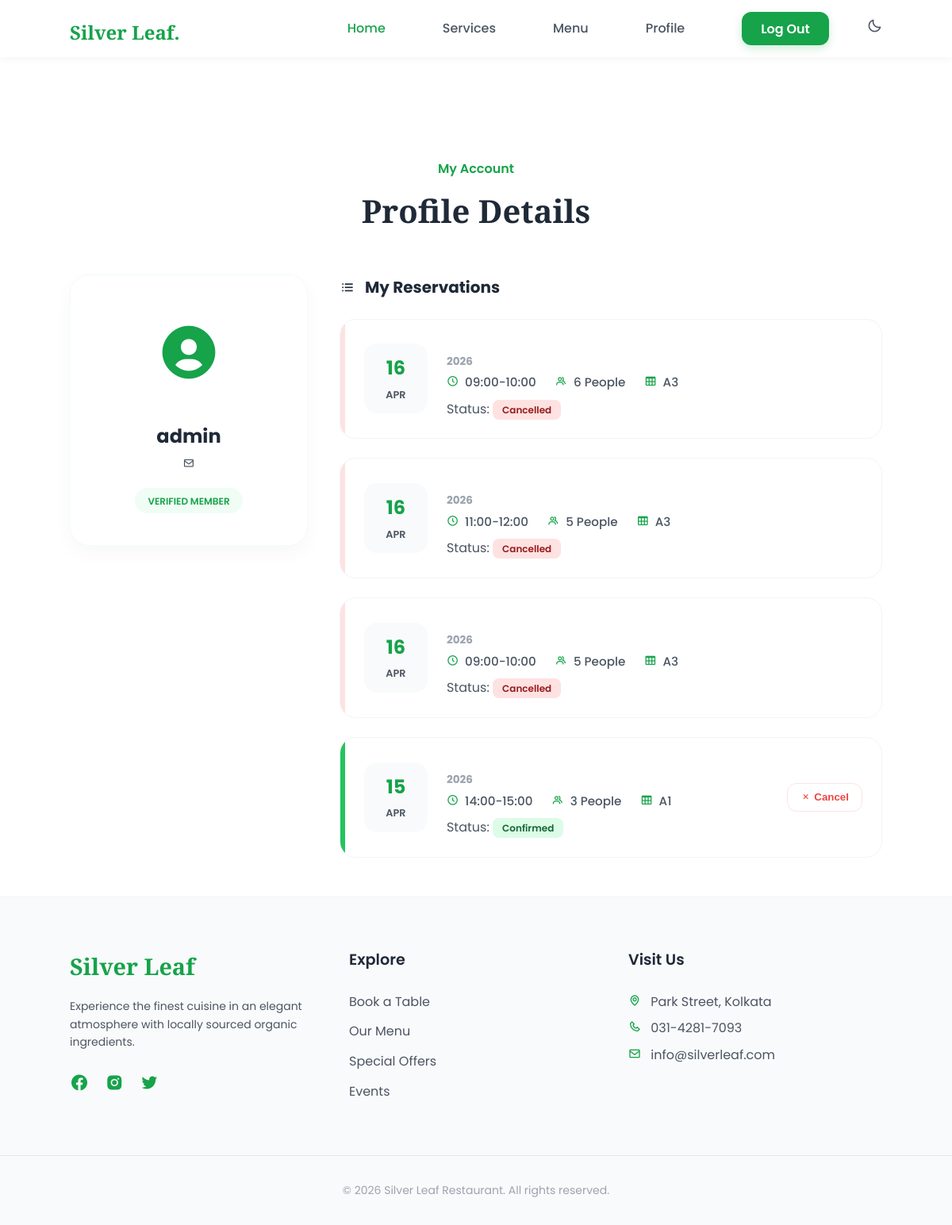
The app's page /profile (signed in) with its own data.
### restaurant/models.py (models this page shows, shortened)
class User(db.Model, UserMixin):
    id = db.Column(db.Integer(), primary_key = True)
    username = db.Column(db.String(length = 30), nullable = False, unique = True)
    fullname = db.Column(db.String(length = 30), nullable = False)
    address = db.Column(db.String(length = 50), nullable = False)
    phone_number = db.Column(db.Integer(), nullable = False)
    password_hash = db.Column(db.String(length = 60), nullable = False)
    bookings = db.relationship('Reservation', backref='customer', lazy=True)
    is_admin = db.Column(db.Boolean, default=False)
    @property
    def password(self):
        return self.password

class Reservation(db.Model):
    id = db.Column(db.Integer, primary_key=True)
    date = db.Column(db.Date, nullable=False)
    time_slot = db.Column(db.String(30), nullable=False)
    guest_count = db.Column(db.Integer(), nullable = False)
    status = db.Column(db.String(20), default='Pending', nullable=False)
    user_id = db.Column(db.Integer, db.ForeignKey('user.id'))
    table_id = db.Column(db.Integer, db.ForeignKey('table.table_id'))

class Table(db.Model):
    table_id = db.Column(db.Integer(), primary_key = True)
    table_name = db.Column(db.String(length = 5), nullable = False)
    capacity = db.Column(db.Integer(), nullable = False)
    all_orders = db.relationship('Reservation', backref='table_info', lazy=True)

### restaurant/routes.py (the view)
@app.route('/profile')
@login_required # Đảm bảo chỉ user đã đăng nhập mới vào được
def profile_page():
    reservations = Reservation.query.filter_by(user_id=current_user.id)\
        .options(joinedload(Reservation.table_info))\
        .order_by(Reservation.date.desc()).all()
    return render_template('profile.html', reservations=reservations)

### restaurant/models.py (called while the page is built)
@login_manager.user_loader
def load_user(user_id):
    return User.query.get(int(user_id))

### restaurant/templates/profile.html (shortened to what this page needs)
{% extends "layout.html" %}
{% block content %}
<section class="profile section bd-container" id="profile">
    <div class="profile__header" style="text-align: center; margin-bottom: 3rem;">
        <span class="section-subtitle" style="display: block; color: var(--first-color); font-weight: 600; margin-bottom: 0.5rem;">My Account</span>
        <h2 class="section-title" style="font-family: 'Playfair Display', serif; font-size: 2.5rem; color: var(--title-color);">Profile Details</h2>
    </div>
    <div class="profile__container bd-grid">
        <div class="profile__sidebar">
            <div class="profile__info-card shadow-animate">
                <div class="profile__avatar">
                    <i class='bx bxs-user-circle'></i>
                </div>
                <h3 class="profile__username">{{ current_user.username }}</h3>
                <p class="profile__email"><i class='bx bx-envelope'></i> {{ current_user.email }}</p>
                <div class="profile__badge">Verified Member</div>
            </div>
        </div>
        <div class="profile__main">
            <h3 class="booking__section-title">
                <i class='bx bx-list-ul'></i> My Reservations
            </h3>
            <div class="bookings__list">
                {% if reservations %}
                    {% for res in reservations %}
                    <div class="booking__card shadow-animate" id="booking-{{ res.id }}">
                        <div class="booking__status-bar {% if res.status == 'Cancelled' %}status-cancelled{% else %}status-active{% endif %}"></div>
                        <div class="booking__content">
                            <div class="booking__date-box">
                                <span class="booking__day">{{ res.date.strftime('%d') }}</span>
                                <span class="booking__month">{{ res.date.strftime('%b') }}</span>
                            </div>
                            <div class="booking__details">
                                <h4 class="booking__year">{{ res.date.strftime('%Y') }}</h4>
                                <div class="booking__info-grid">
                                    <span><i class='bx bx-time-five'></i> {{ res.time_slot }}</span>
                                    <span><i class='bx bx-group'></i> {{ res.guest_count }} People</span>
                                    <span><i class='bx bx-table'></i> {{ res.table_info.table_name }}</span>
                                </div>
                                <div class="booking__status-wrapper">
                                    Status: <span class="status-badge status-{{ res.status|lower }}">{{ res.status }}</span>
                                </div>
                            </div>
                            <div class="booking__actions">
                                {% if res.status != 'Cancelled' %}
                                <button class="btn-cancel" onclick="confirmCancel('{{ res.id }}')">
                                    <i class='bx bx-x'></i> Cancel
                                </button>
                                {% endif %}
                            </div>
                        </div>
                    </div>
                    {% endfor %}
                {% else %}
                    <div class="profile__empty-state">
                        <i class='bx bx-calendar-x'></i>
                        <p>You have no reservations yet.</p>
                        <a href="{{ url_for('table_page') }}" class="button">Book a Table Now</a>
                    </div>
                {% endif %}
            </div>
        </div>
    </div>
</section>
{% endblock %}

### restaurant/static/styles/css/styles.css (style rules this page uses)
:root { --header-height: 3rem; --first-color: #069C54; --first-color-alt: #048654; --title-color: #393939; --text-color: #707070; --text-color-light: #A6A6A6; --body-color: #FBFEFD; --container-color: #FFFFFF; --body-font: 'Poppins', sans-serif; --biggest-font-size: 2.25rem; --h1-font-size: 1.5rem; --h2-font-size: 1.25rem; --h3-font-size: 1rem; --normal-font-size: .938rem; --small-font-size: .813rem; --smaller-font-size: .75rem; --font-medium: 500; --font-semi-bold: 600; --mb-1: .5rem; --mb-2: 1rem; --mb-3: 1.5rem; --mb-4: 2rem; --mb-5: 2.5rem; --mb-6: 3rem; --z-tooltip: 10; --z-fixed: 100; }
@media screen and (min-width: 768px) { :root { --biggest-font-size: 4rem; --h1-font-size: 2.25rem; --h2-font-size: 1.5rem; --h3-font-size: 1.25rem; --normal-font-size: 1rem; --small-font-size: .875rem; --smaller-font-size: .813rem; } }
*,::before,::after { box-sizing: border-box; }
html { scroll-behavior: smooth; }
body { margin: var(--header-height) 0 0 0; font-family: var(--body-font); font-size: var(--normal-font-size); background-color: var(--body-color); color: var(--text-color); line-height: 1.6; }
h1,h2,h3,p,ul { margin: 0; }
.section-title, .section-subtitle { text-align: center; }
.section-title { font-size: var(--h1-font-size); color: var(--title-color); margin-bottom: var(--mb-3); }
.section-subtitle { display: block; color: var(--first-color); font-weight: var(--font-medium); margin-bottom: var(--mb-1); }
.bd-container { max-width: 960px; width: calc(100% - 2rem); margin-left: var(--mb-2); margin-right: var(--mb-2); }
.bd-grid { display: grid; gap: 1.5rem; }
@media screen and (min-width: 768px) { body { margin: 0; } }
@media screen and (min-width: 768px) { .section { padding-top: 8rem; } }
@media screen and (min-width: 960px) { .bd-container { margin-left: auto; margin-right: auto; } }

### restaurant/templates/layout.html (style rules this page uses)
:root { --first-color: #16a34a; --first-color-alt: #15803d; --title-color: #1f2937; --text-color: #4b5563; --body-color: #ffffff; --container-color: #ffffff; --section-padding: 4rem 0 2rem; }
body { font-family: 'Poppins', sans-serif; color: var(--text-color); background-color: var(--body-color); margin: 0; display: flex; flex-direction: column; min-height: 100vh; }
.bd-container { max-width: 1024px; width: calc(100% - 2rem); margin-left: 1rem; margin-right: 1rem; margin: 0 auto; }

### records on screen
User: username "admin"
Reservation: date "16", date "APR", date "2026", time_slot "09:00-10:00", guest_count "6", table_info.table_name "A3", status "Cancelled"
Reservation: date "16", date "APR", date "2026", time_slot "11:00-12:00", guest_count "5", table_info.table_name "A3", status "Cancelled"
Reservation: date "16", date "APR", date "2026", time_slot "09:00-10:00", guest_count "5", table_info.table_name "A3", status "Cancelled"
Reservation: date "15", date "APR", date "2026", time_slot "14:00-15:00", guest_count "3", table_info.table_name "A1", status "Confirmed"
